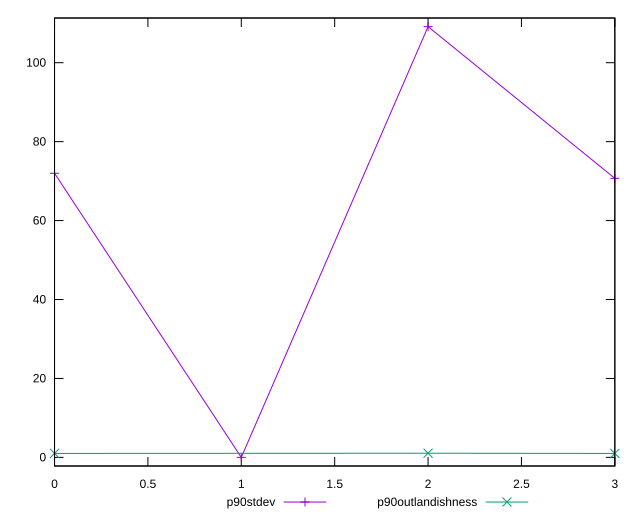

Write the gnuplot code that produced this figure.
reset

$p90Stdev <<EOF
0 71.9841036724783
1 0
2 109.14043349570588
3 70.69667224008236
EOF

$p90Outlandishness <<EOF
0 1.001111693106534
2 1.055469791738644
3 0.9995024269720133
EOF

set key outside below
set xrange [0:3]
set yrange [-2.1828086699141176:111.32324216562]
set trange [-2.1828086699141176:111.32324216562]
set terminal svg size 640, 520 enhanced background rgb 'white'
set output "reports/report_00031_2021-02-24T23-18-18.084Z/uses-text-compression/progression/stddev.svg"

plot $p90Stdev title "p90stdev" with linespoints, \
     $p90Outlandishness title "p90outlandishness" with linespoints

reset
